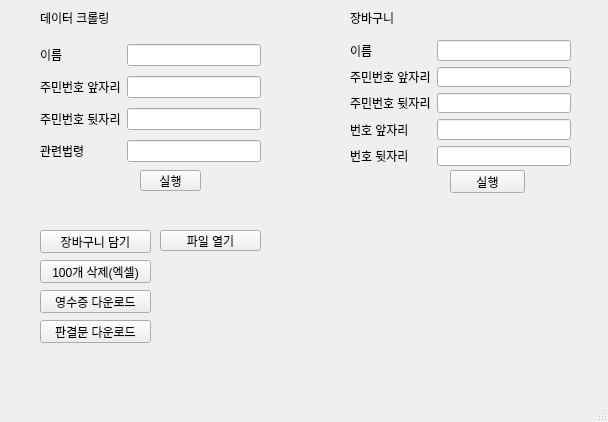
<?xml version="1.0" encoding="UTF-8"?>
<ui version="4.0">
 <class>MainWindow</class>
 <widget class="QMainWindow" name="MainWindow">
  <property name="geometry">
   <rect>
    <x>0</x>
    <y>0</y>
    <width>608</width>
    <height>422</height>
   </rect>
  </property>
  <property name="windowTitle">
   <string>MainWindow</string>
  </property>
  <widget class="QWidget" name="centralwidget">
   <widget class="QPushButton" name="btnInfoOK">
    <property name="geometry">
     <rect>
      <x>450</x>
      <y>170</y>
      <width>75</width>
      <height>23</height>
     </rect>
    </property>
    <property name="text">
     <string>실행</string>
    </property>
   </widget>
   <widget class="QWidget" name="gridLayoutWidget">
    <property name="geometry">
     <rect>
      <x>350</x>
      <y>40</y>
      <width>221</width>
      <height>126</height>
     </rect>
    </property>
    <layout class="QGridLayout" name="gridLayout">
     <item row="3" column="0">
      <widget class="QLabel" name="lbl_jumin1">
       <property name="text">
        <string>주민번호 앞자리</string>
       </property>
      </widget>
     </item>
     <item row="3" column="1">
      <widget class="QLineEdit" name="Input_jumin_1"/>
     </item>
     <item row="4" column="0">
      <widget class="QLabel" name="lbl_jumin2">
       <property name="text">
        <string>주민번호 뒷자리</string>
       </property>
      </widget>
     </item>
     <item row="5" column="0">
      <widget class="QLabel" name="lbl_tel1">
       <property name="text">
        <string>번호 앞자리</string>
       </property>
      </widget>
     </item>
     <item row="4" column="1">
      <widget class="QLineEdit" name="Input_jumin_2"/>
     </item>
     <item row="5" column="1">
      <widget class="QLineEdit" name="Input_tel1"/>
     </item>
     <item row="6" column="1">
      <widget class="QLineEdit" name="Input_tel2"/>
     </item>
     <item row="2" column="1">
      <widget class="QLineEdit" name="Input_name"/>
     </item>
     <item row="6" column="0">
      <widget class="QLabel" name="lbl_tel2">
       <property name="text">
        <string>번호 뒷자리</string>
       </property>
      </widget>
     </item>
     <item row="2" column="0">
      <widget class="QLabel" name="lbl_name">
       <property name="text">
        <string>이름</string>
       </property>
      </widget>
     </item>
    </layout>
   </widget>
   <widget class="QPushButton" name="pushButton_2">
    <property name="geometry">
     <rect>
      <x>40</x>
      <y>230</y>
      <width>111</width>
      <height>23</height>
     </rect>
    </property>
    <property name="text">
     <string>장바구니 담기</string>
    </property>
   </widget>
   <widget class="QPushButton" name="pushButton_3">
    <property name="geometry">
     <rect>
      <x>40</x>
      <y>290</y>
      <width>111</width>
      <height>23</height>
     </rect>
    </property>
    <property name="text">
     <string>영수증 다운로드</string>
    </property>
   </widget>
   <widget class="QPushButton" name="pushButton_4">
    <property name="geometry">
     <rect>
      <x>40</x>
      <y>320</y>
      <width>111</width>
      <height>23</height>
     </rect>
    </property>
    <property name="text">
     <string>판결문 다운로드</string>
    </property>
   </widget>
   <widget class="QPushButton" name="btn_Craw">
    <property name="geometry">
     <rect>
      <x>140</x>
      <y>170</y>
      <width>61</width>
      <height>21</height>
     </rect>
    </property>
    <property name="text">
     <string>실행</string>
    </property>
   </widget>
   <widget class="QWidget" name="gridLayoutWidget_2">
    <property name="geometry">
     <rect>
      <x>40</x>
      <y>40</y>
      <width>221</width>
      <height>126</height>
     </rect>
    </property>
    <layout class="QGridLayout" name="gridLayout_2">
     <item row="4" column="0">
      <widget class="QLabel" name="lbl_jumin2_2">
       <property name="text">
        <string>주민번호 뒷자리</string>
       </property>
      </widget>
     </item>
     <item row="3" column="0">
      <widget class="QLabel" name="lbl_jumin1_2">
       <property name="text">
        <string>주민번호 앞자리</string>
       </property>
      </widget>
     </item>
     <item row="2" column="0">
      <widget class="QLabel" name="lbl_name_2">
       <property name="text">
        <string>이름</string>
       </property>
      </widget>
     </item>
     <item row="5" column="0">
      <widget class="QLabel" name="lbl_bub">
       <property name="text">
        <string>관련법령</string>
       </property>
      </widget>
     </item>
     <item row="2" column="2">
      <widget class="QLineEdit" name="Input_name_2"/>
     </item>
     <item row="4" column="2">
      <widget class="QLineEdit" name="Input_jumin_4"/>
     </item>
     <item row="5" column="2">
      <widget class="QLineEdit" name="Input_bub"/>
     </item>
     <item row="3" column="2">
      <widget class="QLineEdit" name="Input_jumin_3"/>
     </item>
    </layout>
   </widget>
   <widget class="QLabel" name="label">
    <property name="geometry">
     <rect>
      <x>40</x>
      <y>10</y>
      <width>81</width>
      <height>16</height>
     </rect>
    </property>
    <property name="text">
     <string>데이터 크롤링</string>
    </property>
   </widget>
   <widget class="QLabel" name="label_2">
    <property name="geometry">
     <rect>
      <x>350</x>
      <y>10</y>
      <width>81</width>
      <height>16</height>
     </rect>
    </property>
    <property name="text">
     <string>장바구니</string>
    </property>
   </widget>
   <widget class="QPushButton" name="btn_del">
    <property name="geometry">
     <rect>
      <x>40</x>
      <y>260</y>
      <width>111</width>
      <height>23</height>
     </rect>
    </property>
    <property name="text">
     <string>100개 삭제(엑셀)</string>
    </property>
   </widget>
   <widget class="QPushButton" name="btn_OpenFile">
    <property name="geometry">
     <rect>
      <x>160</x>
      <y>230</y>
      <width>101</width>
      <height>21</height>
     </rect>
    </property>
    <property name="text">
     <string>파일 열기</string>
    </property>
   </widget>
   <widget class="QLabel" name="lbl_openfile">
    <property name="geometry">
     <rect>
      <x>270</x>
      <y>230</y>
      <width>291</width>
      <height>16</height>
     </rect>
    </property>
    <property name="text">
     <string/>
    </property>
   </widget>
   <widget class="QLabel" name="lbl_100">
    <property name="geometry">
     <rect>
      <x>160</x>
      <y>260</y>
      <width>221</width>
      <height>16</height>
     </rect>
    </property>
    <property name="text">
     <string/>
    </property>
   </widget>
   <widget class="QLabel" name="lbl_receipt">
    <property name="geometry">
     <rect>
      <x>170</x>
      <y>300</y>
      <width>141</width>
      <height>16</height>
     </rect>
    </property>
    <property name="text">
     <string/>
    </property>
   </widget>
   <widget class="QLabel" name="lbl_down">
    <property name="geometry">
     <rect>
      <x>170</x>
      <y>330</y>
      <width>141</width>
      <height>16</height>
     </rect>
    </property>
    <property name="text">
     <string/>
    </property>
   </widget>
  </widget>
  <widget class="QMenuBar" name="menubar">
   <property name="geometry">
    <rect>
     <x>0</x>
     <y>0</y>
     <width>608</width>
     <height>21</height>
    </rect>
   </property>
  </widget>
  <widget class="QStatusBar" name="statusbar"/>
 </widget>
 <resources/>
 <connections/>
</ui>
